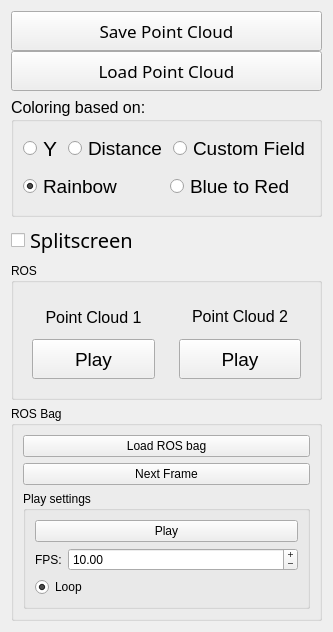
          <widget class="QWidget" name="page_3">
           <property name="geometry">
            <rect>
             <x>-10</x>
             <y>0</y>
             <width>296</width>
             <height>632</height>
            </rect>
           </property>
           <attribute name="label">
            <string>Point Cloud Controls</string>
           </attribute>
           <layout class="QVBoxLayout" name="verticalLayout_12">
            <item>
             <layout class="QVBoxLayout" name="verticalLayout_71">
              <property name="spacing">
               <number>0</number>
              </property>
              <property name="sizeConstraint">
               <enum>QLayout::SetDefaultConstraint</enum>
              </property>
              <item>
               <widget class="QPushButton" name="pbSaveFile">
                <property name="minimumSize">
                 <size>
                  <width>50</width>
                  <height>40</height>
                 </size>
                </property>
                <property name="font">
                 <font>
                  <family>Ubuntu Mono</family>
                  <pointsize>13</pointsize>
                  <bold>false</bold>
                 </font>
                </property>
                <property name="text">
                 <string>Save Point Cloud</string>
                </property>
               </widget>
              </item>
              <item>
               <widget class="QPushButton" name="pushButton_load">
                <property name="minimumSize">
                 <size>
                  <width>50</width>
                  <height>40</height>
                 </size>
                </property>
                <property name="font">
                 <font>
                  <family>Ubuntu Mono</family>
                  <pointsize>13</pointsize>
                  <bold>false</bold>
                 </font>
                </property>
                <property name="text">
                 <string>Load Point Cloud</string>
                </property>
               </widget>
              </item>
             </layout>
            </item>
            <item>
             <widget class="QGroupBox" name="groupBox_8">
              <property name="maximumSize">
               <size>
                <width>16777215</width>
                <height>120</height>
               </size>
              </property>
              <property name="font">
               <font>
                <pointsize>12</pointsize>
               </font>
              </property>
              <property name="title">
               <string>Coloring based on:</string>
              </property>
              <layout class="QVBoxLayout" name="verticalLayout_25">
               <item>
                <layout class="QHBoxLayout" name="horizontalLayout_53">
                 <item>
                  <widget class="QRadioButton" name="radioButton_y">
                   <property name="font">
                    <font>
                     <pointsize>16</pointsize>
                     <bold>false</bold>
                    </font>
                   </property>
                   <property name="text">
                    <string>Y</string>
                   </property>
                   <property name="checked">
                    <bool>true</bool>
                   </property>
                  </widget>
                 </item>
                 <item>
                  <widget class="QRadioButton" name="radioButton_z">
                   <property name="font">
                    <font>
                     <pointsize>14</pointsize>
                     <bold>false</bold>
                    </font>
                   </property>
                   <property name="text">
                    <string>Distance</string>
                   </property>
                   <property name="checked">
                    <bool>false</bool>
                   </property>
                  </widget>
                 </item>
                 <item>
                  <widget class="QRadioButton" name="radioButton_x">
                   <property name="font">
                    <font>
                     <pointsize>14</pointsize>
                     <bold>false</bold>
                    </font>
                   </property>
                   <property name="text">
                    <string>Custom Field</string>
                   </property>
                   <property name="checked">
                    <bool>false</bool>
                   </property>
                  </widget>
                 </item>
                </layout>
               </item>
               <item>
                <layout class="QHBoxLayout" name="horizontalLayout_54">
                 <item>
                  <widget class="QRadioButton" name="radioButton_Rainbow">
                   <property name="font">
                    <font>
                     <pointsize>14</pointsize>
                     <bold>false</bold>
                    </font>
                   </property>
                   <property name="text">
                    <string>Rainbow</string>
                   </property>
                   <property name="checked">
                    <bool>true</bool>
                   </property>
                  </widget>
                 </item>
                 <item>
                  <widget class="QRadioButton" name="radioButton_BlueRed">
                   <property name="font">
                    <font>
                     <pointsize>14</pointsize>
                     <bold>false</bold>
                    </font>
                   </property>
                   <property name="text">
                    <string>Blue to Red</string>
                   </property>
                  </widget>
                 </item>
                </layout>
               </item>
              </layout>
             </widget>
            </item>
            <item>
             <widget class="QCheckBox" name="cbShow_Alfa">
              <property name="font">
               <font>
                <family>Ubuntu Mono</family>
                <pointsize>15</pointsize>
                <bold>false</bold>
               </font>
              </property>
              <property name="text">
               <string>Splitscreen</string>
              </property>
             </widget>
            </item>
            <item>
             <widget class="QGroupBox" name="groupBox_27">
              <property name="title">
               <string>ROS</string>
              </property>
              <layout class="QVBoxLayout" name="verticalLayout_68">
               <item>
                <layout class="QHBoxLayout" name="horizontalLayout_52">
                 <item>
                  <widget class="QWidget" name="verticalWidget_7" native="true">
                   <layout class="QVBoxLayout" name="verticalLayout_69">
                    <item>
                     <widget class="QLabel" name="label_38">
                      <property name="font">
                       <font>
                        <pointsize>12</pointsize>
                       </font>
                      </property>
                      <property name="text">
                       <string>Point Cloud 1</string>
                      </property>
                      <property name="alignment">
                       <set>Qt::AlignCenter</set>
                      </property>
                     </widget>
                    </item>
                    <item>
                     <widget class="QPushButton" name="pbRawPlay">
                      <property name="minimumSize">
                       <size>
                        <width>0</width>
                        <height>40</height>
                       </size>
                      </property>
                      <property name="font">
                       <font>
                        <pointsize>14</pointsize>
                       </font>
                      </property>
                      <property name="text">
                       <string>Play</string>
                      </property>
                     </widget>
                    </item>
                   </layout>
                  </widget>
                 </item>
                 <item>
                  <widget class="QWidget" name="w_alfa_pc_run" native="true">
                   <layout class="QVBoxLayout" name="verticalLayout_70">
                    <item>
                     <widget class="QLabel" name="label_39">
                      <property name="font">
                       <font>
                        <pointsize>11</pointsize>
                       </font>
                      </property>
                      <property name="text">
                       <string>&lt;html&gt;&lt;head/&gt;&lt;body&gt;&lt;p&gt;&lt;span style=&quot; font-size:12pt;&quot;&gt;Point Cloud 2&lt;/span&gt;&lt;/p&gt;&lt;/body&gt;&lt;/html&gt;</string>
                      </property>
                      <property name="alignment">
                       <set>Qt::AlignCenter</set>
                      </property>
                     </widget>
                    </item>
                    <item>
                     <widget class="QPushButton" name="pbAlfaPlay">
                      <property name="minimumSize">
                       <size>
                        <width>0</width>
                        <height>40</height>
                       </size>
                      </property>
                      <property name="font">
                       <font>
                        <pointsize>14</pointsize>
                       </font>
                      </property>
                      <property name="text">
                       <string>Play</string>
                      </property>
                     </widget>
                    </item>
                   </layout>
                  </widget>
                 </item>
                </layout>
               </item>
              </layout>
             </widget>
            </item>
            <item>
             <widget class="QGroupBox" name="groupBox_22">
              <property name="title">
               <string>ROS Bag</string>
              </property>
              <layout class="QVBoxLayout" name="verticalLayout_66">
               <item>
                <widget class="QPushButton" name="pb_select_bag">
                 <property name="text">
                  <string>Load ROS bag</string>
                 </property>
                </widget>
               </item>
               <item>
                <layout class="QHBoxLayout" name="horizontalLayout_50">
                 <item>
                  <widget class="QPushButton" name="pb_NextFrame">
                   <property name="text">
                    <string>Next Frame</string>
                   </property>
                  </widget>
                 </item>
                </layout>
               </item>
               <item>
                <widget class="QGroupBox" name="groupBox_25">
                 <property name="title">
                  <string>Play settings</string>
                 </property>
                 <layout class="QVBoxLayout" name="verticalLayout_67">
                  <item>
                   <widget class="QPushButton" name="pb_PlayBag">
                    <property name="text">
                     <string>Play</string>
                    </property>
                   </widget>
                  </item>
                  <item>
                   <layout class="QHBoxLayout" name="horizontalLayout_51">
                    <item>
                     <widget class="QLabel" name="label_37">
                      <property name="sizePolicy">
                       <sizepolicy hsizetype="Maximum" vsizetype="Minimum">
                        <horstretch>0</horstretch>
                        <verstretch>0</verstretch>
                       </sizepolicy>
                      </property>
                      <property name="text">
                       <string>FPS:</string>
                      </property>
                     </widget>
                    </item>
                    <item>
                     <widget class="QDoubleSpinBox" name="sb_FPS">
                      <property name="sizePolicy">
                       <sizepolicy hsizetype="Minimum" vsizetype="Fixed">
                        <horstretch>0</horstretch>
                        <verstretch>0</verstretch>
                       </sizepolicy>
                      </property>
                      <property name="buttonSymbols">
                       <enum>QAbstractSpinBox::PlusMinus</enum>
                      </property>
                      <property name="minimum">
                       <double>0.010000000000000</double>
                      </property>
                      <property name="maximum">
                       <double>60.000000000000000</double>
                      </property>
                      <property name="value">
                       <double>10.000000000000000</double>
                      </property>
                     </widget>
                    </item>
                   </layout>
                  </item>
                  <item>
                   <widget class="QRadioButton" name="rb_Loop">
                    <property name="text">
                     <string>Loop</string>
                    </property>
                    <property name="checked">
                     <bool>true</bool>
                    </property>
                   </widget>
                  </item>
                 </layout>
                </widget>
               </item>
              </layout>
             </widget>
            </item>
           </layout>
          </widget>
